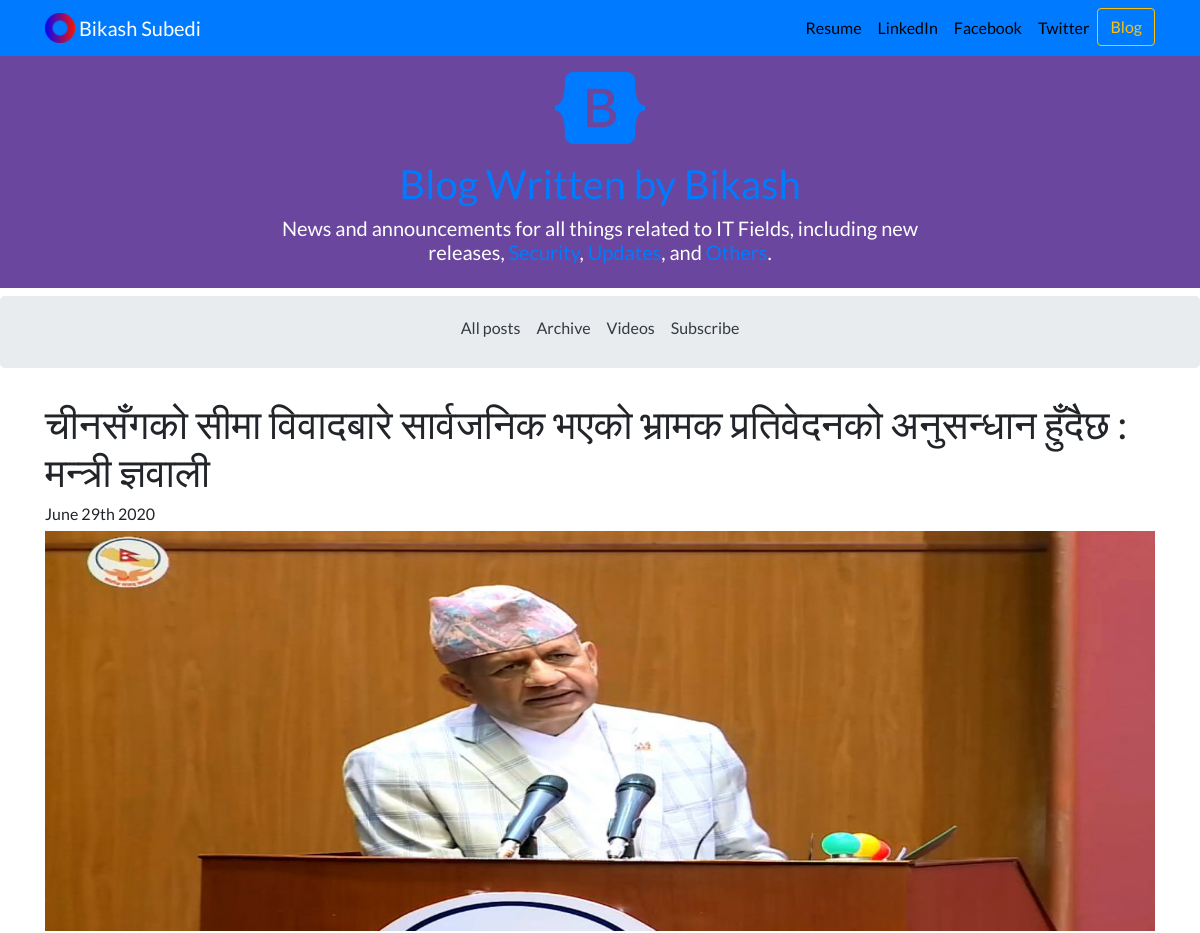
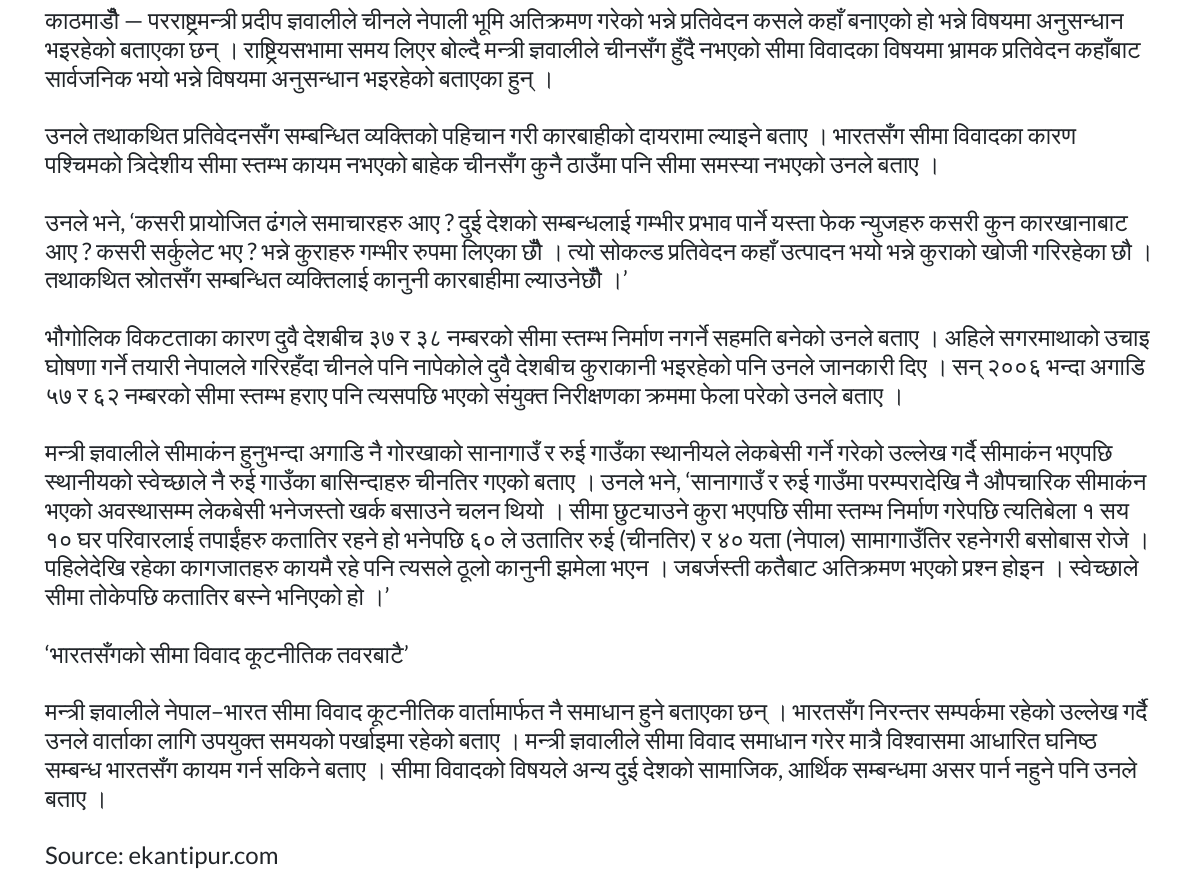
Page /blog/3/ on the committed database (2 pictures, top to bottom).
### blog/models.py (models this page shows, shortened)
class Blog(models.Model):
    title = models.CharField(max_length=100)
    description = models.TextField()
    image = models.ImageField(upload_to='blog/images/')
    time = models.DateField()

### blog/views.py (the view)
# urls.py: path('<int:blog_id>/', views.detail, name='detail'),
def detail(request, blog_id):
    blog = get_object_or_404(Blog, pk=blog_id)
    return render(request, 'blog/detail.html', {'blog':blog})

### blog/templates/blog/detail.html (shortened to what this page needs)
{% extends 'portfolio/base.html' %}
{% load static %}
{% block content %}
    <div class="masthead p-3 mb-2 text-white" style="background-color: #6A469E">
        <div class="container text-center">
            <a href="{% url 'blog:blog' %}" aria-label="Bootstrap">
                <h1 class="f2"> Blog Written by Bikash</h1>
            </a>
            <h5 class="f5">
                News and announcements for all things related to IT Fields, including new <br> releases, <a href="#" title="Security">Security</a>,
                <a href="#" title="Updates">Updates</a>, and <a href="#" title="Others">Others</a>.
            </h5>
        </div>
    </div>
    <nav class="bd-subnavbar pt-2 pb-3 jumbotron">
        <div class="container d-flex align-items-md-center py-2">
            <nav class="nav mx-auto">
                <a class="text-dark py-1 mr-3 fw-500 text-decoration-none" href="{% url 'blog:blog' %}">All posts</a>
                <a class="text-dark py-1 mr-3" href="#">Archive</a>
                <a class="text-dark py-1 mr-3" href="#">Videos</a>
                <a class="text-dark py-1" href="#">Subscribe</a>
            </nav>
        </div>
    </nav>
    <div class="container">
        <div class="">
            <h1>{{ blog.title }}</h1>
            <h6>{{ blog.time|date:'F jS Y' }}</h6>
            <img src="{{ blog.image.url }}" alt="Image" class=" mb-2" alt="Blog Image" width="100%" height="400">
            <h4>{{ blog.description|safe }}</h4>
        </div>
{% endblock %}

### portfolio/static/portfolio/custom.css (style rules this page uses)
body { font-family: 'Lato', sans-serif; }

### rows in the picture
Blog: title "चीनसँगको सीमा विवादबारे सार्वजनिक भएको भ्रामक प्रतिवेदनको अनुसन्धान हुँदैछ : मन्त्री ज्ञवाली", time "June 29th 2020", image (picture), description "काठमाडौँ — परराष्ट्रमन्त्री प्रदीप ज्ञवालीले चीनले नेपाली भूमि अतिक्रमण गरेको भन्ने प्रतिवेदन कसले कहाँ बनाएको हो भन्ने विषयमा अनुसन्धान भइरहेको बताएका छन् । राष्ट्रियसभामा समय लिएर बोल्दै मन्त्री ज्ञवालीले चीनसँग हुँदै नभएको सीमा विवादका विषयमा भ्रामक प्रतिवेदन कहाँबाट सार्वजनिक भयो भन्ने विषयमा अनुसन्धान भइरहेको बताएका हुन् । उनले तथाकथित प्रतिवेदनसँग सम्बन्धित व्यक्तिको पहिचान गरी कारबाहीको दायरामा ल्याइने बताए । भारतसँग सीमा विवादका कारण पश्चिमको त्रिदेशीय सीमा स्तम्भ कायम नभएको बाहेक चीनसँग कुनै ठाउँमा पनि सीमा समस्या नभएको उनले बताए । उनले भने, ‘कसरी प्रायोजित ढंगले समाचारहरु आए ? दुई देशको सम्बन्धलाई गम्भीर प्रभाव पार्ने यस्ता फेक न्युजहरु कसरी कुन कारखानाबाट आए ? कसरी सर्कुलेट भए ?…"
